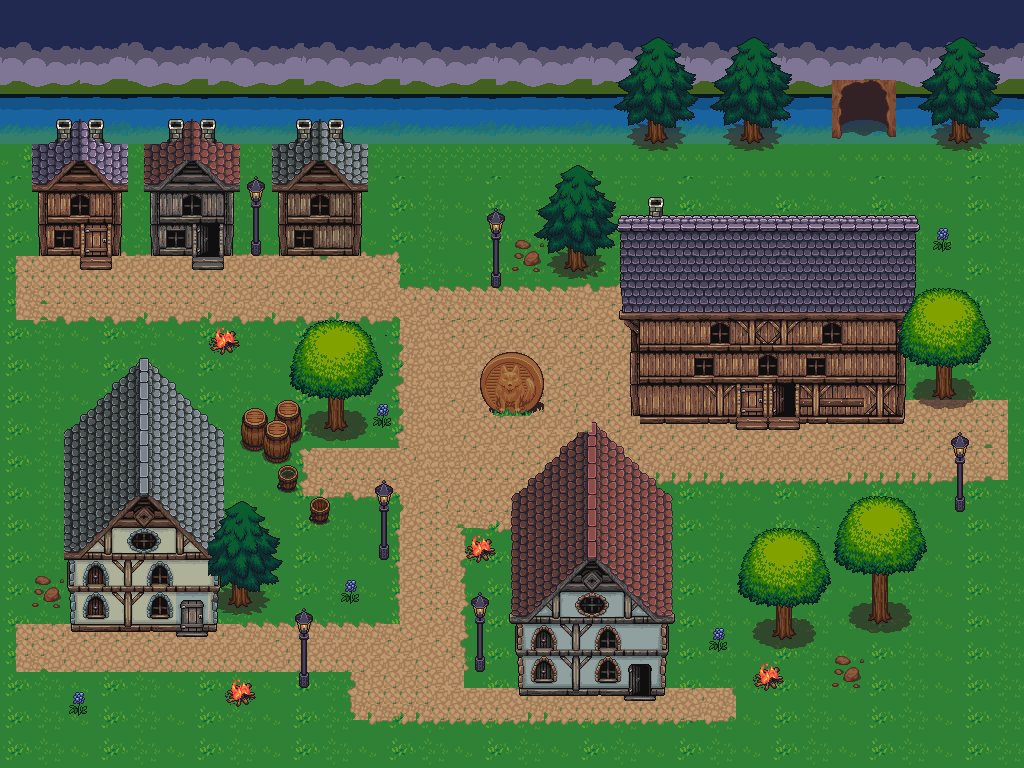

Tiled map render using the project's own tile images. Description and the map definition, with tile-layer contents summarised, below:
An orthogonal 64x48 tile map with 16x16 px tiles, 8 tile layers (grass, path, background, fire, ...), 8 tilesets and 69 objects (43x collision, 12x spawn_point, player, enter_medium_house, spawn_exit_medium_house, ...).

<map version="1.5" tiledversion="1.7.2" orientation="orthogonal" renderorder="right-down" width="64" height="48" tilewidth="16" tileheight="16" infinite="0" nextlayerid="32" nextobjectid="115">
 <tileset firstgid="1" source="tsx/insideH.tsx" />
 <tileset firstgid="726" source="tsx/dayBG.tsx" />
 <tileset firstgid="946" source="tsx/NatureTS2.tsx" />
 <tileset firstgid="1666" source="tsx/Outside_A5.tsx" />
 <tileset firstgid="2178" source="tsx/Outside_B.tsx" />
 <tileset firstgid="3202" source="tsx/houses.tsx" />
 <tileset firstgid="7298" source="tsx/fire.tsx" />
 <tileset firstgid="8066" source="tsx/allBG.tsx" />
 <objectgroup id="11" name="player">
  <object id="5" name="player" x="452.564" y="446.154">
   <point />
  </object>
 </objectgroup>
 <objectgroup id="23" name="enter_mediumH">
  <object id="77" name="enter_medium_house" x="624.188" y="656.667" width="31.8885" height="56.6907" />
  <object id="80" name="spawn_exit_medium_house" x="722.101" y="703.549">
   <point />
  </object>
 </objectgroup>
 <objectgroup id="27" name="enter_bigH">
  <object id="86" name="enter_big_house" x="772" y="382" width="28" height="54" />
  <object id="87" name="spawn_exit_big_house" x="850" y="455">
   <point />
  </object>
 </objectgroup>
 <objectgroup id="29" name="SPAWNS">
  <object id="89" type="spawn_point" x="66.7277" y="350.648">
   <point />
  </object>
  <object id="90" type="spawn_point" x="433.076" y="278.686">
   <point />
  </object>
  <object id="104" type="spawn_point" x="731.579" y="514.474">
   <point />
  </object>
  <object id="105" type="spawn_point" x="348.684" y="735.526">
   <point />
  </object>
  <object id="106" type="spawn_point" x="943.421" y="675">
   <point />
  </object>
  <object id="107" type="spawn_point" x="122.368" y="702.632">
   <point />
  </object>
  <object id="108" type="spawn_trader" x="584.211" y="359.211">
   <point />
  </object>
  <object id="109" type="spawn_point" x="407.895" y="214.474">
   <point />
  </object>
  <object id="110" type="spawn_point" x="435.526" y="588.158">
   <point />
  </object>
  <object id="111" type="spawn_point" x="38.1579" y="455.263">
   <point />
  </object>
  <object id="112" type="spawn_point" x="193.421" y="717.105">
   <point />
  </object>
  <object id="113" type="spawn_point" x="323.684" y="301.316">
   <point />
  </object>
  <object id="114" type="spawn_point" x="693.421" y="459.211">
   <point />
  </object>
 </objectgroup>
 <objectgroup id="31" name="enter_forestN">
  <object id="102" name="enter_forest_night" x="845.218" y="112.521" width="37.9432" height="41.8684" />
  <object id="103" name="spawn_exit_forest_night" x="864.474" y="197.368">
   <point />
  </object>
 </objectgroup>
 <objectgroup id="26" name="enter_smallH">
  <object id="82" name="enter_small_house" x="193.097" y="218.609" width="31.5158" height="58.029" />
  <object id="83" x="172.361" y="345.737">
   <point />
  </object>
  <object id="85" name="spawn_exit_small_house" x="168" y="303">
   <point />
  </object>
 </objectgroup>
 <objectgroup id="22" name="collisions">
  <object id="31" name="a" type="collision" x="39.5984" y="208.792" width="80.7968" height="46.3981" />
  <object id="32" name="b" type="collision" x="151.994" y="209.192" width="80.7968" height="45.9982" />
  <object id="33" name="c" type="collision" x="279.321" y="211.251" width="81.3708" height="43.815" />
  <object id="34" name="d" type="collision" x="632.971" y="345.826" width="270.714" height="76.6763" />
  <object id="35" name="e" type="collision" x="520.304" y="653.314" width="143.964" height="40.6854" />
  <object id="36" name="f" type="collision" x="71.1994" y="589.938" width="145.529" height="40.6854" />
  <object id="37" name="l" type="collision" x="492.137" y="273.844" width="8.60653" height="14.0834" />
  <object id="38" name="l" type="collision" x="251.936" y="240.983" width="8.60653" height="14.0834" />
  <object id="40" x="381.034" y="546.906" width="7.82411" height="13.301" />
  <object id="42" name="i" type="collision" x="379.475" y="545.959" width="9.7702" height="13.6783" />
  <object id="43" name="i" type="collision" x="476.004" y="657.73" width="8.59778" height="14.0691" />
  <object id="44" name="i" type="collision" x="299.359" y="673.363" width="9.7702" height="14.8507" />
  <object id="45" name="f" type="collision" x="344.58" y="581.858" width="12.7212" height="22.1239" />
  <object id="46" name="f" type="collision" x="378.319" y="405.42" width="11.615" height="21.5708" />
  <object id="47" name="f" type="collision" x="466.261" y="539.823" width="28.208" height="22.1239" />
  <object id="48" name="f" type="collision" x="227.876" y="684.181" width="27.1018" height="21.5708" />
  <object id="49" name="f" type="collision" x="73.5619" y="693.584" width="11.615" height="24.3363" />
  <object id="50" name="r" type="collision" x="32.6327" y="576.881" width="30.9735" height="32.0796" />
  <object id="51" name="a" type="collision" x="232.854" y="583.518" width="17.6991" height="23.2301" />
  <object id="52" name="a" type="collision" x="329.093" y="398.783" width="15.4867" height="32.0796" />
  <object id="53" x="242.81" y="411.504" width="34.8451" height="29.8673" />
  <object id="54" name="t" type="collision" x="244.469" y="402.102" width="56.969" height="59.1814" />
  <object id="55" name="s" type="collision" x="278.208" y="469.027" width="19.3584" height="22.1239" />
  <object id="56" name="s" type="collision" x="310.288" y="497.788" width="19.3584" height="26.5487" />
  <object id="57" name="f" type="collision" x="211.283" y="330.752" width="27.1018" height="22.677" />
  <object id="58" name="r" type="collision" x="512.721" y="241.15" width="30.9735" height="30.4204" />
  <object id="59" name="Z" type="collision" x="485.066" y="400.442" width="53.6504" height="15.4867" />
  <object id="60" name="a" type="collision" x="567.642" y="250.457" width="17.3675" height="18.2815" />
  <object id="61" name="a" type="collision" x="935.101" y="368.373" width="18.2815" height="28.3364" />
  <object id="62" name="a" type="collision" x="873.857" y="599.634" width="14.6252" height="23.766" />
  <object id="63" name="a" type="collision" x="776.051" y="610.603" width="16.4534" height="25.5941" />
  <object id="64" name="f" type="collision" x="713.894" y="631.627" width="10.9689" height="19.1956" />
  <object id="65" name="f" type="collision" x="757.77" y="670.018" width="24.6801" height="19.1956" />
  <object id="66" name="r" type="collision" x="832.724" y="657.221" width="32.9068" height="32.9068" />
  <object id="67" name="f" type="collision" x="937.843" y="229.433" width="10.0548" height="18.2815" />
  <object id="68" name="l" type="collision" x="956.124" y="497.258" width="8.22669" height="12.7971" />
  <object id="76" x="-28.5029" y="112.511" />
  </objectgroup>
 <layer id="10" name="grass" width="64" height="48">
  <data>[3072 cells, 3072 non-empty, 12 distinct tile ids]</data>
 </layer>
 <layer id="8" name="path" width="64" height="48">
  <data>[3072 cells, 759 non-empty, 37 distinct tile ids]</data>
 </layer>
 <layer id="2" name="background" width="64" height="48">
  <data>[3072 cells, 0 non-empty, 0 distinct tile ids]</data>
 </layer>
 <layer id="18" name="fire" width="64" height="48">
  <data>[3072 cells, 24 non-empty, 6 distinct tile ids]</data>
 </layer>
 <layer id="4" name="houses" width="64" height="48">
  <data>[3072 cells, 795 non-empty, 664 distinct tile ids]</data>
 </layer>
 <layer id="3" name="sky" width="64" height="48">
  <data>[3072 cells, 713 non-empty, 64 distinct tile ids]</data>
 </layer>
 <layer id="17" name="nature" width="64" height="48">
  <data>[3072 cells, 579 non-empty, 224 distinct tile ids]</data>
 </layer>
 <layer id="25" name="top" width="64" height="48">
  <data>[3072 cells, 819 non-empty, 589 distinct tile ids]</data>
 </layer>
</map>
<!-- 9 of 69 objects omitted -->
